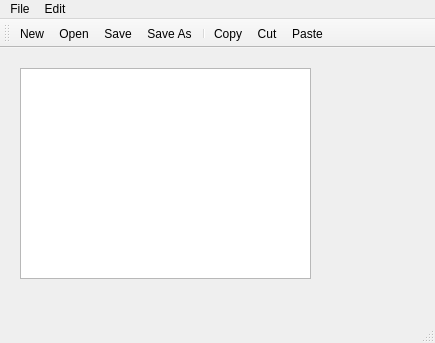
<?xml version="1.0" encoding="UTF-8"?>
<ui version="4.0">
 <class>MainWindow</class>
 <widget class="QMainWindow" name="MainWindow">
  <property name="geometry">
   <rect>
    <x>0</x>
    <y>0</y>
    <width>435</width>
    <height>343</height>
   </rect>
  </property>
  <property name="windowTitle">
   <string>MainWindow</string>
  </property>
  <widget class="QWidget" name="centralwidget">
   <widget class="QPlainTextEdit" name="plainTextEdit">
    <property name="geometry">
     <rect>
      <x>20</x>
      <y>20</y>
      <width>291</width>
      <height>211</height>
     </rect>
    </property>
   </widget>
  </widget>
  <widget class="QMenuBar" name="menubar">
   <property name="geometry">
    <rect>
     <x>0</x>
     <y>0</y>
     <width>435</width>
     <height>22</height>
    </rect>
   </property>
   <widget class="QMenu" name="menuFile">
    <property name="title">
     <string>File</string>
    </property>
    <addaction name="actionNew"/>
    <addaction name="actionOpen"/>
    <addaction name="actionSave"/>
    <addaction name="actionSave_As"/>
    <addaction name="separator"/>
    <addaction name="actionExit"/>
   </widget>
   <widget class="QMenu" name="menuEdit">
    <property name="title">
     <string>Edit</string>
    </property>
    <addaction name="actionCopy"/>
    <addaction name="actionCut"/>
    <addaction name="actionPaste"/>
    <addaction name="separator"/>
    <addaction name="actionSelect_All"/>
    <addaction name="actionSelect_None"/>
   </widget>
   <addaction name="menuFile"/>
   <addaction name="menuEdit"/>
  </widget>
  <widget class="QStatusBar" name="statusbar"/>
  <widget class="QToolBar" name="toolBar">
   <property name="windowTitle">
    <string>toolBar</string>
   </property>
   <attribute name="toolBarArea">
    <enum>TopToolBarArea</enum>
   </attribute>
   <attribute name="toolBarBreak">
    <bool>false</bool>
   </attribute>
   <addaction name="actionNew"/>
   <addaction name="actionOpen"/>
   <addaction name="actionSave"/>
   <addaction name="actionSave_As"/>
   <addaction name="separator"/>
   <addaction name="actionCopy"/>
   <addaction name="actionCut"/>
   <addaction name="actionPaste"/>
  </widget>
  <action name="actionNew">
   <property name="icon">
    <iconset resource="resources.qrc">
     <normaloff>:/files/images/new.png</normaloff>:/files/images/new.png</iconset>
   </property>
   <property name="text">
    <string>New</string>
   </property>
  </action>
  <action name="actionOpen">
   <property name="icon">
    <iconset resource="resources.qrc">
     <normaloff>:/files/images/open.png</normaloff>:/files/images/open.png</iconset>
   </property>
   <property name="text">
    <string>Open</string>
   </property>
  </action>
  <action name="actionSave">
   <property name="icon">
    <iconset resource="resources.qrc">
     <normaloff>:/files/images/save.png</normaloff>:/files/images/save.png</iconset>
   </property>
   <property name="text">
    <string>Save</string>
   </property>
  </action>
  <action name="actionSave_As">
   <property name="icon">
    <iconset resource="resources.qrc">
     <normaloff>:/files/images/saveas.png</normaloff>:/files/images/saveas.png</iconset>
   </property>
   <property name="text">
    <string>Save As</string>
   </property>
  </action>
  <action name="actionExit">
   <property name="text">
    <string>Exit</string>
   </property>
  </action>
  <action name="actionCopy">
   <property name="icon">
    <iconset resource="resources.qrc">
     <normaloff>:/files/images/copy.png</normaloff>:/files/images/copy.png</iconset>
   </property>
   <property name="text">
    <string>Copy</string>
   </property>
  </action>
  <action name="actionCut">
   <property name="icon">
    <iconset resource="resources.qrc">
     <normaloff>:/files/images/cut.png</normaloff>:/files/images/cut.png</iconset>
   </property>
   <property name="text">
    <string>Cut</string>
   </property>
  </action>
  <action name="actionPaste">
   <property name="icon">
    <iconset resource="resources.qrc">
     <normaloff>:/files/images/paste.png</normaloff>:/files/images/paste.png</iconset>
   </property>
   <property name="text">
    <string>Paste</string>
   </property>
  </action>
  <action name="actionSelect_All">
   <property name="icon">
    <iconset resource="resources.qrc">
     <normaloff>:/files/images/selectall.png</normaloff>:/files/images/selectall.png</iconset>
   </property>
   <property name="text">
    <string>Select All</string>
   </property>
  </action>
  <action name="actionSelect_None">
   <property name="icon">
    <iconset resource="resources.qrc">
     <normaloff>:/files/images/selectnone.png</normaloff>:/files/images/selectnone.png</iconset>
   </property>
   <property name="text">
    <string>Select None</string>
   </property>
  </action>
 </widget>
 <resources>
  <include location="resources.qrc"/>
 </resources>
 <connections/>
</ui>
